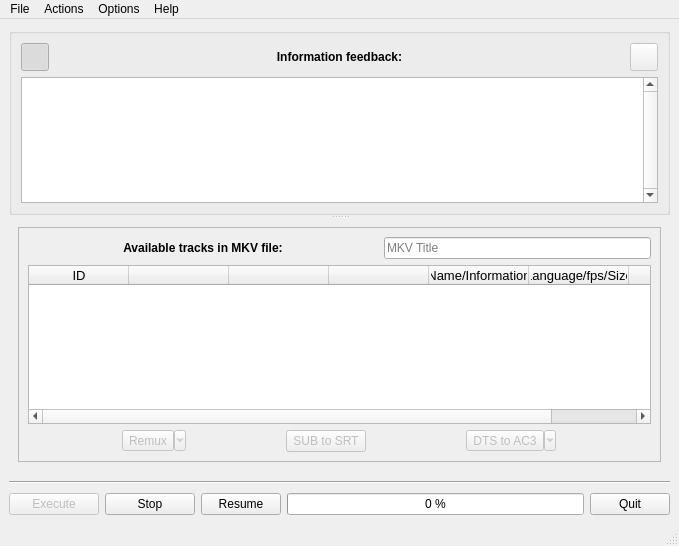
<?xml version="1.0" encoding="UTF-8"?>
<ui version="4.0">
 <class>mkv_extractor_qt</class>
 <widget class="QMainWindow" name="mkv_extractor_qt">
  <property name="geometry">
   <rect>
    <x>0</x>
    <y>0</y>
    <width>679</width>
    <height>546</height>
   </rect>
  </property>
  <property name="minimumSize">
   <size>
    <width>500</width>
    <height>375</height>
   </size>
  </property>
  <property name="acceptDrops">
   <bool>true</bool>
  </property>
  <property name="windowTitle">
   <string notr="true">MKV Extractor Qt</string>
  </property>
  <property name="windowIcon">
   <iconset resource="MKVRessources.qrc">
    <normaloff>:/img/mkv-extractor-qt.png</normaloff>:/img/mkv-extractor-qt.png</iconset>
  </property>
  <property name="locale">
   <locale language="English" country="UnitedStates"/>
  </property>
  <widget class="QWidget" name="centralwidget">
   <layout class="QVBoxLayout" name="verticalLayout_2">
    <item>
     <widget class="QSplitter" name="splitter">
      <property name="enabled">
       <bool>true</bool>
      </property>
      <property name="orientation">
       <enum>Qt::Vertical</enum>
      </property>
      <property name="opaqueResize">
       <bool>true</bool>
      </property>
      <property name="handleWidth">
       <number>3</number>
      </property>
      <property name="childrenCollapsible">
       <bool>false</bool>
      </property>
      <widget class="QGroupBox" name="reply_info_box">
       <property name="sizePolicy">
        <sizepolicy hsizetype="Preferred" vsizetype="Fixed">
         <horstretch>0</horstretch>
         <verstretch>0</verstretch>
        </sizepolicy>
       </property>
       <property name="minimumSize">
        <size>
         <width>0</width>
         <height>100</height>
        </size>
       </property>
       <property name="font">
        <font>
         <weight>75</weight>
         <bold>true</bold>
        </font>
       </property>
       <property name="title">
        <string/>
       </property>
       <layout class="QHBoxLayout" name="horizontalLayout_7">
        <item>
         <layout class="QVBoxLayout" name="verticalLayout_8">
          <property name="bottomMargin">
           <number>0</number>
          </property>
          <item>
           <layout class="QHBoxLayout" name="horizontalLayout_3">
            <property name="bottomMargin">
             <number>0</number>
            </property>
            <item>
             <widget class="QPushButton" name="view_info">
              <property name="minimumSize">
               <size>
                <width>28</width>
                <height>28</height>
               </size>
              </property>
              <property name="maximumSize">
               <size>
                <width>28</width>
                <height>28</height>
               </size>
              </property>
              <property name="statusTip">
               <string>Hide / Show the information feedback box.</string>
              </property>
              <property name="text">
               <string/>
              </property>
              <property name="icon">
               <iconset theme="layer-visible-on">
                <normaloff/>
               </iconset>
              </property>
              <property name="checkable">
               <bool>true</bool>
              </property>
              <property name="checked">
               <bool>true</bool>
              </property>
             </widget>
            </item>
            <item>
             <widget class="QLabel" name="label_6">
              <property name="font">
               <font>
                <weight>75</weight>
                <bold>true</bold>
               </font>
              </property>
              <property name="text">
               <string>Information feedback:</string>
              </property>
              <property name="alignment">
               <set>Qt::AlignCenter</set>
              </property>
             </widget>
            </item>
            <item>
             <widget class="QPushButton" name="out_info">
              <property name="enabled">
               <bool>false</bool>
              </property>
              <property name="sizePolicy">
               <sizepolicy hsizetype="Maximum" vsizetype="Maximum">
                <horstretch>0</horstretch>
                <verstretch>0</verstretch>
               </sizepolicy>
              </property>
              <property name="minimumSize">
               <size>
                <width>28</width>
                <height>28</height>
               </size>
              </property>
              <property name="maximumSize">
               <size>
                <width>28</width>
                <height>28</height>
               </size>
              </property>
              <property name="statusTip">
               <string>Export info to ~/InfoMKVExtractorQt.txt.</string>
              </property>
              <property name="text">
               <string/>
              </property>
              <property name="icon">
               <iconset theme="document-export">
                <normaloff/>
               </iconset>
              </property>
              <property name="iconSize">
               <size>
                <width>16</width>
                <height>16</height>
               </size>
              </property>
             </widget>
            </item>
           </layout>
          </item>
          <item>
           <widget class="QTextEdit" name="reply_info">
            <property name="sizePolicy">
             <sizepolicy hsizetype="Expanding" vsizetype="Minimum">
              <horstretch>0</horstretch>
              <verstretch>0</verstretch>
             </sizepolicy>
            </property>
            <property name="minimumSize">
             <size>
              <width>0</width>
              <height>0</height>
             </size>
            </property>
            <property name="font">
             <font>
              <weight>50</weight>
              <bold>false</bold>
             </font>
            </property>
            <property name="lineWidth">
             <number>1</number>
            </property>
            <property name="midLineWidth">
             <number>0</number>
            </property>
            <property name="verticalScrollBarPolicy">
             <enum>Qt::ScrollBarAlwaysOn</enum>
            </property>
            <property name="undoRedoEnabled">
             <bool>false</bool>
            </property>
            <property name="lineWrapMode">
             <enum>QTextEdit::WidgetWidth</enum>
            </property>
            <property name="lineWrapColumnOrWidth">
             <number>0</number>
            </property>
            <property name="readOnly">
             <bool>true</bool>
            </property>
            <property name="html">
             <string notr="true">&lt;!DOCTYPE HTML PUBLIC &quot;-//W3C//DTD HTML 4.0//EN&quot; &quot;http://www.w3.org/TR/REC-html40/strict.dtd&quot;&gt;
&lt;html&gt;&lt;head&gt;&lt;meta name=&quot;qrichtext&quot; content=&quot;1&quot; /&gt;&lt;style type=&quot;text/css&quot;&gt;
p, li { white-space: pre-wrap; }
&lt;/style&gt;&lt;/head&gt;&lt;body style=&quot; font-family:'Ubuntu'; font-size:9pt; font-weight:400; font-style:normal;&quot;&gt;
&lt;p style=&quot;-qt-paragraph-type:empty; margin-top:0px; margin-bottom:0px; margin-left:0px; margin-right:0px; -qt-block-indent:0; text-indent:0px;&quot;&gt;&lt;br /&gt;&lt;/p&gt;&lt;/body&gt;&lt;/html&gt;</string>
            </property>
            <property name="textInteractionFlags">
             <set>Qt::TextSelectableByKeyboard|Qt::TextSelectableByMouse</set>
            </property>
           </widget>
          </item>
         </layout>
        </item>
       </layout>
      </widget>
      <widget class="QStackedWidget" name="stackedMiddle">
       <property name="minimumSize">
        <size>
         <width>0</width>
         <height>185</height>
        </size>
       </property>
       <property name="currentIndex">
        <number>0</number>
       </property>
       <widget class="QWidget" name="TracksPage">
        <layout class="QHBoxLayout" name="horizontalLayout_4">
         <item>
          <widget class="QFrame" name="tracks_bloc">
           <property name="minimumSize">
            <size>
             <width>0</width>
             <height>175</height>
            </size>
           </property>
           <property name="frameShape">
            <enum>QFrame::StyledPanel</enum>
           </property>
           <property name="frameShadow">
            <enum>QFrame::Raised</enum>
           </property>
           <layout class="QHBoxLayout" name="horizontalLayout_8">
            <item>
             <layout class="QVBoxLayout" name="verticalLayout">
              <item>
               <layout class="QHBoxLayout" name="horizontalLayout">
                <property name="spacing">
                 <number>-1</number>
                </property>
                <property name="bottomMargin">
                 <number>0</number>
                </property>
                <item>
                 <widget class="QLabel" name="label">
                  <property name="sizePolicy">
                   <sizepolicy hsizetype="Maximum" vsizetype="Preferred">
                    <horstretch>0</horstretch>
                    <verstretch>0</verstretch>
                   </sizepolicy>
                  </property>
                  <property name="minimumSize">
                   <size>
                    <width>350</width>
                    <height>0</height>
                   </size>
                  </property>
                  <property name="font">
                   <font>
                    <weight>75</weight>
                    <bold>true</bold>
                   </font>
                  </property>
                  <property name="text">
                   <string>Available tracks in MKV file:</string>
                  </property>
                  <property name="alignment">
                   <set>Qt::AlignCenter</set>
                  </property>
                 </widget>
                </item>
                <item>
                 <widget class="QLineEdit" name="mkv_title">
                  <property name="sizePolicy">
                   <sizepolicy hsizetype="Minimum" vsizetype="Fixed">
                    <horstretch>0</horstretch>
                    <verstretch>0</verstretch>
                   </sizepolicy>
                  </property>
                  <property name="maximumSize">
                   <size>
                    <width>16777215</width>
                    <height>16777215</height>
                   </size>
                  </property>
                  <property name="acceptDrops">
                   <bool>false</bool>
                  </property>
                  <property name="statusTip">
                   <string>The title of the MKV file. This information can be edited. </string>
                  </property>
                  <property name="inputMask">
                   <string/>
                  </property>
                  <property name="text">
                   <string/>
                  </property>
                  <property name="placeholderText">
                   <string>MKV Title</string>
                  </property>
                 </widget>
                </item>
               </layout>
              </item>
              <item>
               <widget class="QTableWidget" name="mkv_tracks">
                <property name="sizePolicy">
                 <sizepolicy hsizetype="Expanding" vsizetype="Expanding">
                  <horstretch>0</horstretch>
                  <verstretch>0</verstretch>
                 </sizepolicy>
                </property>
                <property name="font">
                 <font>
                  <pointsize>10</pointsize>
                  <weight>50</weight>
                  <bold>false</bold>
                 </font>
                </property>
                <property name="editTriggers">
                 <set>QAbstractItemView::DoubleClicked</set>
                </property>
                <property name="alternatingRowColors">
                 <bool>true</bool>
                </property>
                <property name="selectionMode">
                 <enum>QAbstractItemView::NoSelection</enum>
                </property>
                <property name="selectionBehavior">
                 <enum>QAbstractItemView::SelectItems</enum>
                </property>
                <property name="iconSize">
                 <size>
                  <width>24</width>
                  <height>24</height>
                 </size>
                </property>
                <property name="showGrid">
                 <bool>false</bool>
                </property>
                <property name="gridStyle">
                 <enum>Qt::DashLine</enum>
                </property>
                <property name="wordWrap">
                 <bool>true</bool>
                </property>
                <attribute name="horizontalHeaderDefaultSectionSize">
                 <number>100</number>
                </attribute>
                <attribute name="horizontalHeaderMinimumSectionSize">
                 <number>50</number>
                </attribute>
                <attribute name="horizontalHeaderShowSortIndicator" stdset="0">
                 <bool>false</bool>
                </attribute>
                <attribute name="verticalHeaderVisible">
                 <bool>false</bool>
                </attribute>
                <attribute name="verticalHeaderHighlightSections">
                 <bool>false</bool>
                </attribute>
                <attribute name="verticalHeaderMinimumSectionSize">
                 <number>30</number>
                </attribute>
                <column>
                 <property name="text">
                  <string notr="true">ID</string>
                 </property>
                 <property name="textAlignment">
                  <set>AlignHCenter|AlignVCenter|AlignCenter</set>
                 </property>
                </column>
                <column>
                 <property name="text">
                  <string notr="true"/>
                 </property>
                 <property name="icon">
                  <iconset theme="checkbox">
                   <normaloff/>
                  </iconset>
                 </property>
                </column>
                <column>
                 <property name="text">
                  <string notr="true"/>
                 </property>
                 <property name="toolTip">
                  <string/>
                 </property>
                 <property name="icon">
                  <iconset theme="mixer-video">
                   <normaloff/>
                  </iconset>
                 </property>
                </column>
                <column>
                 <property name="text">
                  <string notr="true"/>
                 </property>
                 <property name="toolTip">
                  <string/>
                 </property>
                 <property name="textAlignment">
                  <set>AlignHCenter|AlignVCenter|AlignCenter</set>
                 </property>
                 <property name="icon">
                  <iconset theme="layer-visible-off">
                   <normaloff/>
                  </iconset>
                 </property>
                </column>
                <column>
                 <property name="text">
                  <string>Name/Information</string>
                 </property>
                 <property name="textAlignment">
                  <set>AlignHCenter|AlignVCenter|AlignCenter</set>
                 </property>
                </column>
                <column>
                 <property name="text">
                  <string>Language/fps/Size</string>
                 </property>
                 <property name="textAlignment">
                  <set>AlignHCenter|AlignVCenter|AlignCenter</set>
                 </property>
                </column>
                <column>
                 <property name="text">
                  <string>Codec</string>
                 </property>
                 <property name="textAlignment">
                  <set>AlignHCenter|AlignVCenter|AlignCenter</set>
                 </property>
                </column>
               </widget>
              </item>
              <item>
               <layout class="QHBoxLayout" name="horizontalLayout_2">
                <property name="bottomMargin">
                 <number>0</number>
                </property>
                <item>
                 <widget class="QToolButton" name="option_reencapsulate">
                  <property name="enabled">
                   <bool>false</bool>
                  </property>
                  <property name="statusTip">
                   <string>Automatically remux extracted tracks into a new MKV file. Options are available.</string>
                  </property>
                  <property name="text">
                   <string>Remux</string>
                  </property>
                  <property name="icon">
                   <iconset theme="view-refresh">
                    <normaloff/>
                   </iconset>
                  </property>
                  <property name="checkable">
                   <bool>true</bool>
                  </property>
                  <property name="popupMode">
                   <enum>QToolButton::MenuButtonPopup</enum>
                  </property>
                  <property name="toolButtonStyle">
                   <enum>Qt::ToolButtonTextBesideIcon</enum>
                  </property>
                 </widget>
                </item>
                <item>
                 <widget class="QPushButton" name="option_vobsub_srt">
                  <property name="enabled">
                   <bool>false</bool>
                  </property>
                  <property name="sizePolicy">
                   <sizepolicy hsizetype="Fixed" vsizetype="Fixed">
                    <horstretch>0</horstretch>
                    <verstretch>0</verstretch>
                   </sizepolicy>
                  </property>
                  <property name="statusTip">
                   <string>Automatic conversion from vobsub to SRT.</string>
                  </property>
                  <property name="text">
                   <string>SUB to SRT</string>
                  </property>
                  <property name="icon">
                   <iconset theme="document-export">
                    <normaloff/>
                   </iconset>
                  </property>
                  <property name="checkable">
                   <bool>true</bool>
                  </property>
                 </widget>
                </item>
                <item>
                 <widget class="QToolButton" name="option_dts_ac3">
                  <property name="enabled">
                   <bool>false</bool>
                  </property>
                  <property name="statusTip">
                   <string>Convert DTS tracks automatically to AC3, which is much more compatible. Options are available.</string>
                  </property>
                  <property name="text">
                   <string>DTS to AC3</string>
                  </property>
                  <property name="icon">
                   <iconset theme="media-tape">
                    <normaloff/>
                   </iconset>
                  </property>
                  <property name="checkable">
                   <bool>true</bool>
                  </property>
                  <property name="popupMode">
                   <enum>QToolButton::MenuButtonPopup</enum>
                  </property>
                  <property name="toolButtonStyle">
                   <enum>Qt::ToolButtonTextBesideIcon</enum>
                  </property>
                 </widget>
                </item>
               </layout>
              </item>
             </layout>
            </item>
           </layout>
           <zorder></zorder>
          </widget>
         </item>
        </layout>
       </widget>
       <widget class="QWidget" name="SubsPage">
        <layout class="QVBoxLayout" name="verticalLayout_6">
         <item>
          <widget class="QGroupBox" name="groupBox">
           <property name="font">
            <font>
             <weight>75</weight>
             <bold>true</bold>
            </font>
           </property>
           <property name="title">
            <string>Subtitles recognized:</string>
           </property>
           <layout class="QHBoxLayout" name="horizontalLayout_9">
            <item>
             <layout class="QVBoxLayout" name="verticalLayout_5">
              <item>
               <widget class="QLabel" name="image_viewer">
                <property name="minimumSize">
                 <size>
                  <width>0</width>
                  <height>70</height>
                 </size>
                </property>
                <property name="maximumSize">
                 <size>
                  <width>16777215</width>
                  <height>70</height>
                 </size>
                </property>
                <property name="font">
                 <font>
                  <weight>50</weight>
                  <bold>false</bold>
                 </font>
                </property>
                <property name="statusTip">
                 <string>Tesseract couldn't recognize the subtitle file. It must be done manually.</string>
                </property>
                <property name="text">
                 <string/>
                </property>
                <property name="alignment">
                 <set>Qt::AlignCenter</set>
                </property>
               </widget>
              </item>
              <item>
               <widget class="Line" name="line_2">
                <property name="minimumSize">
                 <size>
                  <width>0</width>
                  <height>10</height>
                 </size>
                </property>
                <property name="font">
                 <font>
                  <weight>50</weight>
                  <bold>false</bold>
                 </font>
                </property>
                <property name="orientation">
                 <enum>Qt::Horizontal</enum>
                </property>
               </widget>
              </item>
              <item>
               <layout class="QHBoxLayout" name="horizontalLayout_6">
                <item>
                 <widget class="QPushButton" name="sub_previous">
                  <property name="enabled">
                   <bool>false</bool>
                  </property>
                  <property name="sizePolicy">
                   <sizepolicy hsizetype="Maximum" vsizetype="Fixed">
                    <horstretch>0</horstretch>
                    <verstretch>0</verstretch>
                   </sizepolicy>
                  </property>
                  <property name="minimumSize">
                   <size>
                    <width>100</width>
                    <height>0</height>
                   </size>
                  </property>
                  <property name="maximumSize">
                   <size>
                    <width>100</width>
                    <height>16777215</height>
                   </size>
                  </property>
                  <property name="toolTip">
                   <string/>
                  </property>
                  <property name="statusTip">
                   <string>Previous subtitle image.</string>
                  </property>
                  <property name="text">
                   <string>Previous</string>
                  </property>
                  <property name="icon">
                   <iconset theme="go-previous">
                    <normaloff/>
                   </iconset>
                  </property>
                 </widget>
                </item>
                <item>
                 <widget class="QPlainTextEdit" name="sub_text">
                  <property name="font">
                   <font>
                    <weight>50</weight>
                    <bold>false</bold>
                   </font>
                  </property>
                  <property name="plainText">
                   <string/>
                  </property>
                 </widget>
                </item>
                <item>
                 <widget class="QPushButton" name="sub_next">
                  <property name="sizePolicy">
                   <sizepolicy hsizetype="Maximum" vsizetype="Fixed">
                    <horstretch>0</horstretch>
                    <verstretch>0</verstretch>
                   </sizepolicy>
                  </property>
                  <property name="minimumSize">
                   <size>
                    <width>100</width>
                    <height>0</height>
                   </size>
                  </property>
                  <property name="maximumSize">
                   <size>
                    <width>100</width>
                    <height>16777215</height>
                   </size>
                  </property>
                  <property name="toolTip">
                   <string/>
                  </property>
                  <property name="statusTip">
                   <string>Next subtitle image.</string>
                  </property>
                  <property name="text">
                   <string>Next</string>
                  </property>
                  <property name="icon">
                   <iconset theme="go-next">
                    <normaloff/>
                   </iconset>
                  </property>
                 </widget>
                </item>
               </layout>
              </item>
             </layout>
            </item>
           </layout>
          </widget>
         </item>
        </layout>
       </widget>
      </widget>
     </widget>
    </item>
    <item>
     <widget class="Line" name="line">
      <property name="minimumSize">
       <size>
        <width>0</width>
        <height>10</height>
       </size>
      </property>
      <property name="maximumSize">
       <size>
        <width>16777215</width>
        <height>10</height>
       </size>
      </property>
      <property name="orientation">
       <enum>Qt::Horizontal</enum>
      </property>
     </widget>
    </item>
    <item>
     <layout class="QHBoxLayout" name="horizontalLayout_5">
      <property name="topMargin">
       <number>0</number>
      </property>
      <item>
       <widget class="QPushButton" name="mkv_execute">
        <property name="enabled">
         <bool>false</bool>
        </property>
        <property name="minimumSize">
         <size>
          <width>90</width>
          <height>0</height>
         </size>
        </property>
        <property name="maximumSize">
         <size>
          <width>90</width>
          <height>16777215</height>
         </size>
        </property>
        <property name="statusTip">
         <string>Launch extract/convert/mux tracks.</string>
        </property>
        <property name="text">
         <string>Execute</string>
        </property>
        <property name="icon">
         <iconset theme="run-build">
          <normaloff/>
         </iconset>
        </property>
       </widget>
      </item>
      <item>
       <widget class="QPushButton" name="mkv_stop">
        <property name="minimumSize">
         <size>
          <width>90</width>
          <height>0</height>
         </size>
        </property>
        <property name="maximumSize">
         <size>
          <width>90</width>
          <height>16777215</height>
         </size>
        </property>
        <property name="toolTip">
         <string/>
        </property>
        <property name="statusTip">
         <string>Cancel running processes and delete resulting file.</string>
        </property>
        <property name="text">
         <string>Stop</string>
        </property>
        <property name="icon">
         <iconset theme="process-stop">
          <normaloff/>
         </iconset>
        </property>
       </widget>
      </item>
      <item>
       <widget class="QPushButton" name="mkv_resume">
        <property name="enabled">
         <bool>true</bool>
        </property>
        <property name="statusTip">
         <string>Press button to resume.</string>
        </property>
        <property name="text">
         <string>Resume</string>
        </property>
        <property name="icon">
         <iconset theme="view-refresh">
          <normaloff/>
         </iconset>
        </property>
       </widget>
      </item>
      <item>
       <widget class="QProgressBar" name="progressBar">
        <property name="value">
         <number>0</number>
        </property>
        <property name="format">
         <string notr="true">%p %</string>
        </property>
       </widget>
      </item>
      <item>
       <widget class="QPushButton" name="soft_quit">
        <property name="sizePolicy">
         <sizepolicy hsizetype="Minimum" vsizetype="Fixed">
          <horstretch>0</horstretch>
          <verstretch>0</verstretch>
         </sizepolicy>
        </property>
        <property name="sizeIncrement">
         <size>
          <width>1</width>
          <height>0</height>
         </size>
        </property>
        <property name="baseSize">
         <size>
          <width>0</width>
          <height>0</height>
         </size>
        </property>
        <property name="toolTip">
         <string/>
        </property>
        <property name="statusTip">
         <string>Quit the program and save the options.</string>
        </property>
        <property name="layoutDirection">
         <enum>Qt::LeftToRight</enum>
        </property>
        <property name="text">
         <string>Quit</string>
        </property>
        <property name="icon">
         <iconset theme="application-exit">
          <normaloff/>
         </iconset>
        </property>
        <property name="shortcut">
         <string notr="true">Alt+Q</string>
        </property>
       </widget>
      </item>
     </layout>
    </item>
   </layout>
  </widget>
  <widget class="QMenuBar" name="menubar">
   <property name="geometry">
    <rect>
     <x>0</x>
     <y>0</y>
     <width>679</width>
     <height>21</height>
    </rect>
   </property>
   <widget class="QMenu" name="menuFichier">
    <property name="title">
     <string>File</string>
    </property>
    <addaction name="mkv_open"/>
    <addaction name="separator"/>
    <addaction name="mkv_folder"/>
    <addaction name="separator"/>
    <addaction name="soft_quit_2"/>
   </widget>
   <widget class="QMenu" name="menuActions">
    <property name="title">
     <string>Actions</string>
    </property>
    <addaction name="mkv_info"/>
    <addaction name="mkv_mkvmerge"/>
    <addaction name="separator"/>
    <addaction name="mk_validator"/>
    <addaction name="mk_clean"/>
    <addaction name="separator"/>
    <addaction name="mkv_view"/>
    <addaction name="separator"/>
    <addaction name="mkv_execute_2"/>
   </widget>
   <widget class="QMenu" name="menuAide">
    <property name="layoutDirection">
     <enum>Qt::LeftToRight</enum>
    </property>
    <property name="autoFillBackground">
     <bool>false</bool>
    </property>
    <property name="tearOffEnabled">
     <bool>false</bool>
    </property>
    <property name="title">
     <string>Help</string>
    </property>
    <property name="separatorsCollapsible">
     <bool>false</bool>
    </property>
    <addaction name="help"/>
    <addaction name="separator"/>
    <addaction name="about"/>
    <addaction name="about_qt"/>
   </widget>
   <widget class="QMenu" name="menuOptions">
    <property name="title">
     <string>Options</string>
    </property>
    <addaction name="option_mkv_folder"/>
    <addaction name="option_del_config"/>
    <addaction name="separator"/>
    <addaction name="option_clean"/>
    <addaction name="separator"/>
    <addaction name="lang_en"/>
    <addaction name="lang_fr"/>
   </widget>
   <addaction name="menuFichier"/>
   <addaction name="menuActions"/>
   <addaction name="menuOptions"/>
   <addaction name="menuAide"/>
  </widget>
  <widget class="QStatusBar" name="statusbar"/>
  <action name="mkv_open">
   <property name="icon">
    <iconset theme="document-open">
     <normaloff/>
    </iconset>
   </property>
   <property name="text">
    <string>Open an MKV file</string>
   </property>
   <property name="iconText">
    <string>Open an MKV file</string>
   </property>
   <property name="toolTip">
    <string>Open an MKV file</string>
   </property>
   <property name="statusTip">
    <string>Chosing an MKV file is required.</string>
   </property>
  </action>
  <action name="mkv_folder">
   <property name="icon">
    <iconset theme="document-open-folder">
     <normaloff/>
    </iconset>
   </property>
   <property name="text">
    <string>Output folder</string>
   </property>
   <property name="toolTip">
    <string>Output folder</string>
   </property>
   <property name="statusTip">
    <string>Chosing an output folder is mandatory if the option to use the same folder as the MKV file is not used.</string>
   </property>
  </action>
  <action name="soft_quit_2">
   <property name="icon">
    <iconset theme="application-exit">
     <normaloff/>
    </iconset>
   </property>
   <property name="text">
    <string>Quit</string>
   </property>
   <property name="toolTip">
    <string>Quit</string>
   </property>
   <property name="statusTip">
    <string>Quit the program and save the options.</string>
   </property>
   <property name="menuRole">
    <enum>QAction::QuitRole</enum>
   </property>
  </action>
  <action name="mkv_execute_2">
   <property name="enabled">
    <bool>false</bool>
   </property>
   <property name="icon">
    <iconset theme="run-build">
     <normaloff/>
    </iconset>
   </property>
   <property name="text">
    <string>Start job queue</string>
   </property>
   <property name="statusTip">
    <string>Launch extract/convert/mux tracks.</string>
   </property>
  </action>
  <action name="mk_validator">
   <property name="enabled">
    <bool>false</bool>
   </property>
   <property name="icon">
    <iconset theme="dialog-ok">
     <normaloff/>
    </iconset>
   </property>
   <property name="text">
    <string>Check MKV file</string>
   </property>
   <property name="statusTip">
    <string>Verify Matroska files for specification conformance with MKValidator.</string>
   </property>
  </action>
  <action name="mk_clean">
   <property name="enabled">
    <bool>false</bool>
   </property>
   <property name="icon">
    <iconset theme="draw-eraser">
     <normaloff/>
    </iconset>
   </property>
   <property name="text">
    <string>Optimize MKV file</string>
   </property>
   <property name="statusTip">
    <string>Clean/Optimize Matroska files with MKClean.</string>
   </property>
  </action>
  <action name="about">
   <property name="icon">
    <iconset theme="help-about">
     <normaloff/>
    </iconset>
   </property>
   <property name="text">
    <string>About MKV Extractor Qt</string>
   </property>
   <property name="statusTip">
    <string>Display information about MKV Extractor Qt.</string>
   </property>
   <property name="menuRole">
    <enum>QAction::AboutRole</enum>
   </property>
   <property name="iconVisibleInMenu">
    <bool>true</bool>
   </property>
  </action>
  <action name="mkv_info">
   <property name="enabled">
    <bool>false</bool>
   </property>
   <property name="icon">
    <iconset theme="mkvinfo">
     <normaloff/>
    </iconset>
   </property>
   <property name="text">
    <string>View MKV information</string>
   </property>
   <property name="statusTip">
    <string>Display information about the MKV file with mkvinfo.</string>
   </property>
   <property name="font">
    <font/>
   </property>
  </action>
  <action name="about_qt">
   <property name="icon">
    <iconset theme="help-about">
     <normaloff/>
    </iconset>
   </property>
   <property name="text">
    <string>About Qt</string>
   </property>
   <property name="statusTip">
    <string>Display information about Qt.</string>
   </property>
   <property name="menuRole">
    <enum>QAction::AboutQtRole</enum>
   </property>
  </action>
  <action name="option_mkv_link">
   <property name="checkable">
    <bool>true</bool>
   </property>
   <property name="icon">
    <iconset theme="document-save">
     <normaloff/>
    </iconset>
   </property>
   <property name="text">
    <string>Save MKV filename</string>
   </property>
   <property name="statusTip">
    <string>Keep the MKV file in memory for the next session.</string>
   </property>
   <property name="menuRole">
    <enum>QAction::TextHeuristicRole</enum>
   </property>
   <property name="iconVisibleInMenu">
    <bool>true</bool>
   </property>
  </action>
  <action name="option_mkv_folder">
   <property name="checkable">
    <bool>true</bool>
   </property>
   <property name="checked">
    <bool>false</bool>
   </property>
   <property name="icon">
    <iconset theme="edit-copy">
     <normaloff/>
    </iconset>
   </property>
   <property name="text">
    <string>Use the same output folder as the MKV file</string>
   </property>
   <property name="statusTip">
    <string>Change the output folder automatically to use the same folder as the MKV file.</string>
   </property>
  </action>
  <action name="option_del_config">
   <property name="checkable">
    <bool>true</bool>
   </property>
   <property name="icon">
    <iconset theme="edit-delete">
     <normaloff/>
    </iconset>
   </property>
   <property name="text">
    <string>Delete config file</string>
   </property>
   <property name="statusTip">
    <string>Delete config file and don't save the new values for this time.</string>
   </property>
  </action>
  <action name="mkv_mkvmerge">
   <property name="enabled">
    <bool>false</bool>
   </property>
   <property name="icon">
    <iconset theme="mkvmerge">
     <normaloff/>
    </iconset>
   </property>
   <property name="text">
    <string>Edit MKV file</string>
   </property>
   <property name="statusTip">
    <string>Open the MKV file with mkvmerge GUI for more modifications.</string>
   </property>
  </action>
  <action name="mkv_view">
   <property name="checkable">
    <bool>false</bool>
   </property>
   <property name="enabled">
    <bool>false</bool>
   </property>
   <property name="icon">
    <iconset theme="video-x-generic">
     <normaloff/>
    </iconset>
   </property>
   <property name="text">
    <string>Replay MKV file</string>
   </property>
   <property name="statusTip">
    <string>Open the MKV file with the default application.</string>
   </property>
  </action>
  <action name="help">
   <property name="icon">
    <iconset theme="help-contents">
     <normaloff/>
    </iconset>
   </property>
   <property name="text">
    <string>Need help</string>
   </property>
  </action>
  <action name="option_clean">
   <property name="icon">
    <iconset theme="edit-clear">
     <normaloff/>
    </iconset>
   </property>
   <property name="text">
    <string>Clean the information feedback box</string>
   </property>
   <property name="statusTip">
    <string>Reset the information feedback box.</string>
   </property>
  </action>
  <actiongroup name="actionGroupName8">
   <action name="option_avconv">
    <property name="checkable">
     <bool>true</bool>
    </property>
    <property name="checked">
     <bool>true</bool>
    </property>
    <property name="text">
     <string>Use avconv</string>
    </property>
   </action>
   <action name="option_ffmpeg">
    <property name="checkable">
     <bool>true</bool>
    </property>
    <property name="text">
     <string>Use ffmpeg</string>
    </property>
   </action>
  </actiongroup>
  <actiongroup name="actionGroupName2">
   <action name="lang_en">
    <property name="checkable">
     <bool>true</bool>
    </property>
    <property name="checked">
     <bool>true</bool>
    </property>
    <property name="icon">
     <iconset resource="MKVRessources.qrc">
      <normaloff>:/img/EN.png</normaloff>:/img/EN.png</iconset>
    </property>
    <property name="text">
     <string notr="true">English version</string>
    </property>
    <property name="statusTip">
     <string>Change the display language to English.</string>
    </property>
   </action>
   <action name="lang_fr">
    <property name="checkable">
     <bool>true</bool>
    </property>
    <property name="icon">
     <iconset resource="MKVRessources.qrc">
      <normaloff>:/img/FR.png</normaloff>:/img/FR.png</iconset>
    </property>
    <property name="text">
     <string>Version Française</string>
    </property>
    <property name="statusTip">
     <string>Traduire le logiciel en langue Française.</string>
    </property>
   </action>
  </actiongroup>
 </widget>
 <tabstops>
  <tabstop>mkv_execute</tabstop>
  <tabstop>mkv_stop</tabstop>
 </tabstops>
 <resources>
  <include location="MKVRessources.qrc"/>
 </resources>
 <connections>
  <connection>
   <sender>mkv_execute_2</sender>
   <signal>activated()</signal>
   <receiver>mkv_execute</receiver>
   <slot>click()</slot>
   <hints>
    <hint type="sourcelabel">
     <x>-1</x>
     <y>-1</y>
    </hint>
    <hint type="destinationlabel">
     <x>82</x>
     <y>612</y>
    </hint>
   </hints>
  </connection>
  <connection>
   <sender>soft_quit_2</sender>
   <signal>activated()</signal>
   <receiver>soft_quit</receiver>
   <slot>click()</slot>
   <hints>
    <hint type="sourcelabel">
     <x>-1</x>
     <y>-1</y>
    </hint>
    <hint type="destinationlabel">
     <x>808</x>
     <y>612</y>
    </hint>
   </hints>
  </connection>
  <connection>
   <sender>soft_quit</sender>
   <signal>clicked()</signal>
   <receiver>mkv_extractor_qt</receiver>
   <slot>close()</slot>
   <hints>
    <hint type="sourcelabel">
     <x>808</x>
     <y>612</y>
    </hint>
    <hint type="destinationlabel">
     <x>571</x>
     <y>25</y>
    </hint>
   </hints>
  </connection>
 </connections>
</ui>
